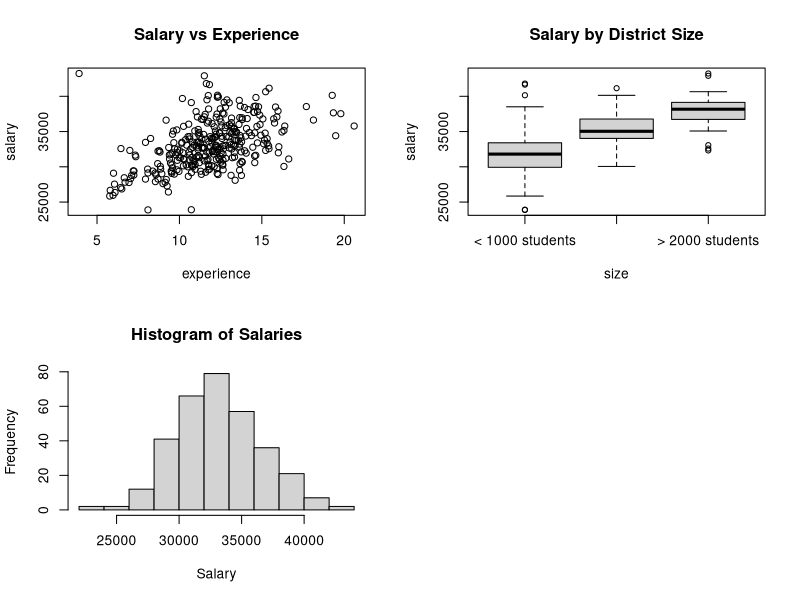
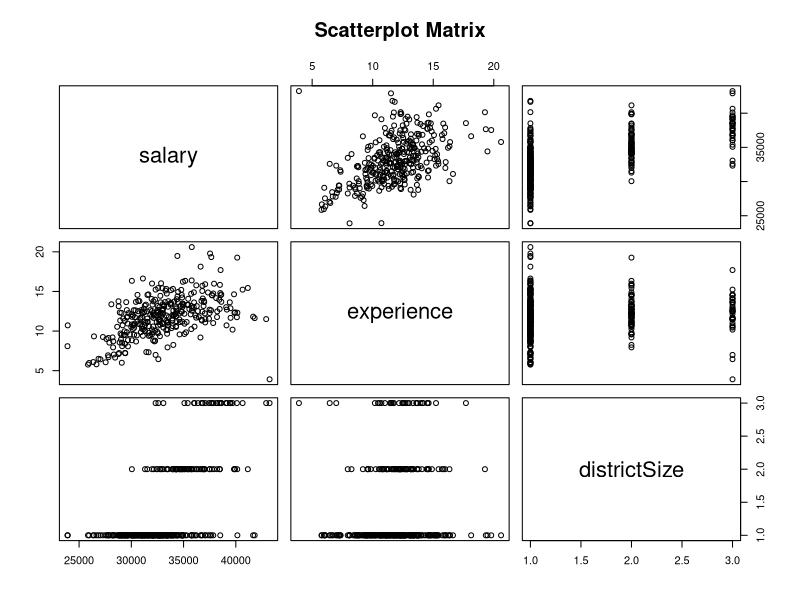
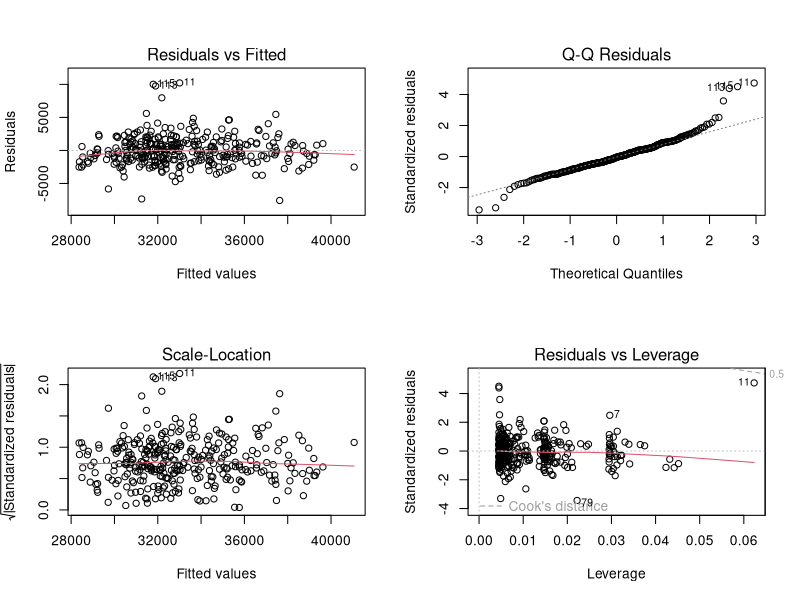

Recreate these plots in R, in order. (Note: this script raises an error after producing the figures.)
## ---- chunk 1
# Set global code chunk options
knitr::opts_chunk$set(echo = TRUE, message = FALSE, warning = FALSE)
## ---- chunk 2
# Load necessary libraries
#install.packages("car")
library(car)
#install.packages("lmtest")

# Load the package
library(lmtest)
## ---- chunk 3
# Read the data
salary_data <- read.table("day5/data/salary.txt", header = TRUE, sep = ",", quote = "\"")

# Create a factor variable for district size
salary_data$size <- factor(salary_data$districtSize, 
                           levels = 1:3, 
                           labels = c("< 1000 students", "1000 - 2000 students", "> 2000 students"))

head(salary_data)
## ---- chunk 4
# Numerical summaries
summary(salary_data)

# Average salary by district size
aggregate(salary ~ size, data = salary_data, mean)

# Graphical summaries
par(mfrow = c(2, 2))
plot(salary ~ experience, data = salary_data, main = "Salary vs Experience")
boxplot(salary ~ size, data = salary_data, main = "Salary by District Size")
hist(salary_data$salary, main = "Histogram of Salaries", xlab = "Salary")
pairs(salary_data[, c("salary", "experience", "districtSize")], main = "Scatterplot Matrix")

# Calculate average salary in CHF (assuming 1 USD = 0.89 CHF as of October 2023)
mean_salary_chf <- mean(salary_data$salary) * 0.89
print(paste("Average salary in CHF:", round(mean_salary_chf, 2)))
## ---- chunk 5
# Fit models
model_A <- lm(salary ~ experience + districtSize, data = salary_data)
model_B <- lm(salary ~ experience + size, data = salary_data)

# Compare models
summary(model_A)
summary(model_B)

# Compare model fit
anova(model_A, model_B)
## ---- chunk 6
# Fit the modified Model B
model_B_modified <- lm(salary ~ I(experience - 13) + size, data = salary_data)

# Compare summaries
summary(model_B)
summary(model_B_modified)

# Compare coefficients
cbind(coef(model_B), coef(model_B_modified))
## ---- chunk 7
# Residual plots
par(mfrow = c(2, 2))
plot(model_B)

# Additional diagnostic tests
library(car)

# Normality of residuals
shapiro.test(residuals(model_B))
qqPlot(model_B, main="QQ Plot")

# Homoscedasticity
ncvTest(model_B)
spreadLevelPlot(model_B)

# Multicollinearity
vif(model_B)

# Influential observations
influencePlot(model_B, id.method="identify", main="Influence Plot", sub="Circle size is proportional to Cook's Distance")

# Durbin-Watson test for autocorrelation
dwtest(model_B)
## ---- chunk 8
# Create a new data point
new_teacher <- data.frame(experience = 10, 
                          districtSize = 3, 
                          size = "> 2000 students")

# Predict using Model A
predict(model_A, newdata = new_teacher, interval = "confidence")

# Predict using Model B
predict(model_B, newdata = new_teacher, interval = "confidence")
